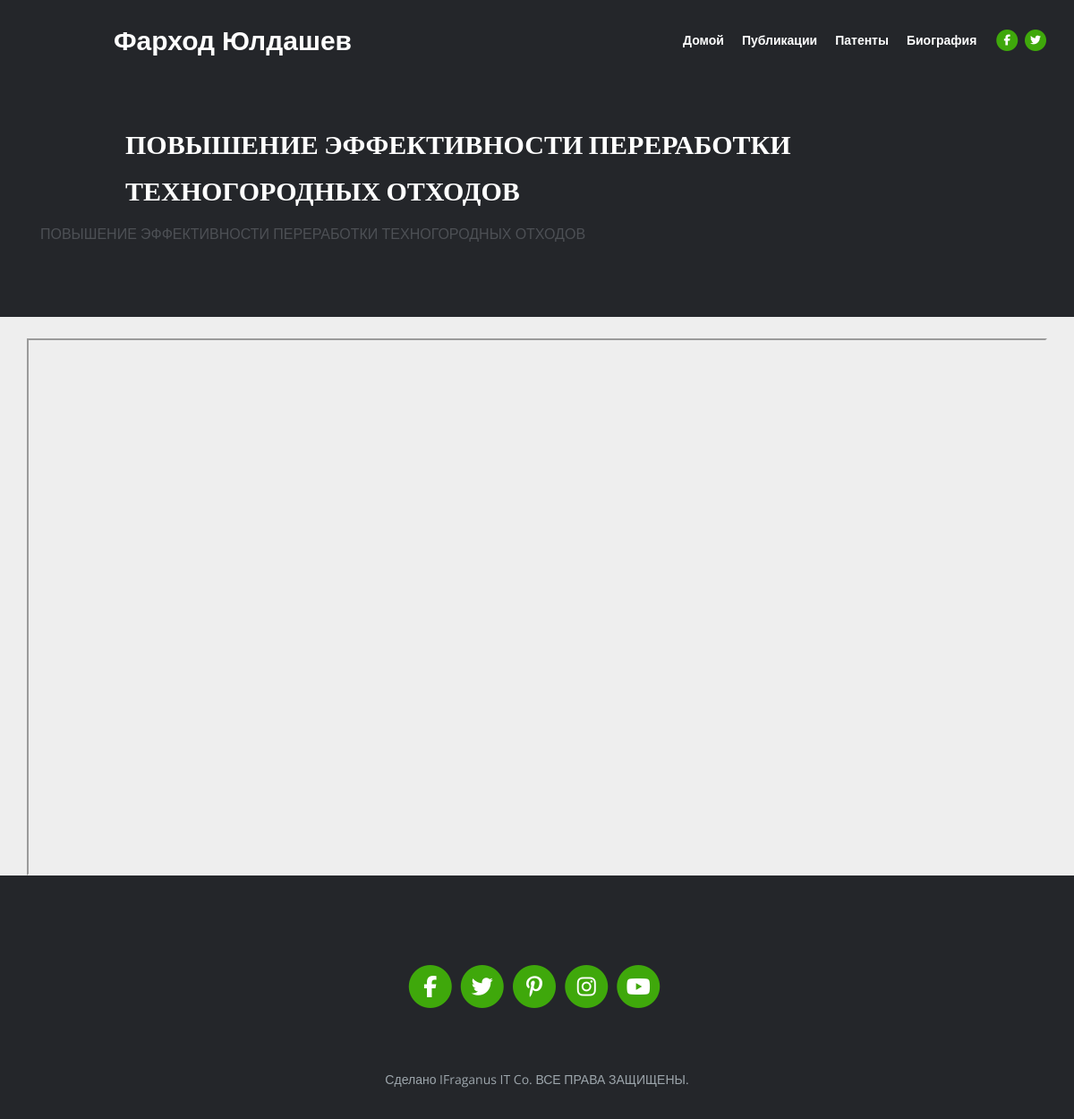
The app's page /project2 with its own data.
### publication/models.py (models this page shows, shortened)
class Projects(models.Model):
    author = models.CharField(max_length=300)
    image = models.ImageField(upload_to="images/", blank=True, null=True)
    title = models.CharField(max_length=400)
    body = models.TextField()
    link = models.CharField(max_length=500)
    likeCount = models.IntegerField(default=0)
    views = models.IntegerField(default=0)
    publishedDate = models.DateField()

### publication/views.py (the view)
# urls.py: path('project<int:id>', projectDetail, name='project-detail'),
def projectDetail(request, id):
    project = get_object_or_404(Projects, pk=id)
    project.views = project.views + 1
    project.save()
    context = {
        "project": project
    }
    return render(request, "publication-detail.html", context)

### templates/publication-detail.html
{% extends "base.html" %}
{% load static %}
{% block content %}
    <header class="ex-header">
      <div class="container">
        <div class="row">
          <div class="col-xl-10 offset-xl-1">
            <h1 class="publication-description__title">
              {{project.title}}
            </h1>
          </div>
        </div>
          <p>{{project.body}}</p>
      </div>
    </header>
    <div class="ex-basic-1 pt-4">
      <div class="container">
        <div class="row">
          <iframe
            src="{{project.link}}"
            width="100%"
            height="600"
            data-v-21257570=""
          ></iframe>
        </div>
      </div>
    </div>
{% endblock content %}

### static/css/styles.css (style rules this page uses)
body, html { width: 100%; height: 100%; }
body { background-color: #eee; }
body, p { color: #4d5055; font: 400 1rem/1.625rem "Open Sans", arial; }
* { font-family: "Open Sans", arial; }
h1 { color: #24262a; font-weight: 700; font-size: 2.5rem; line-height: 3.25rem; font-family: "Poppins"; }
.ex-header { padding-top: 8.5rem; padding-bottom: 4rem; background-color: #24262a; }
.ex-header h1 { color: #ffffff; }
.publication-description__title, .title-link { font-size: 30px; }

### records on screen
Projects: title "ПОВЫШЕНИЕ ЭФФЕКТИВНОСТИ ПЕРЕРАБОТКИ ТЕХНОГОРОДНЫХ ОТХОДОВ", body "ПОВЫШЕНИЕ ЭФФЕКТИВНОСТИ ПЕРЕРАБОТКИ ТЕХНОГОРОДНЫХ ОТХОДОВ"
